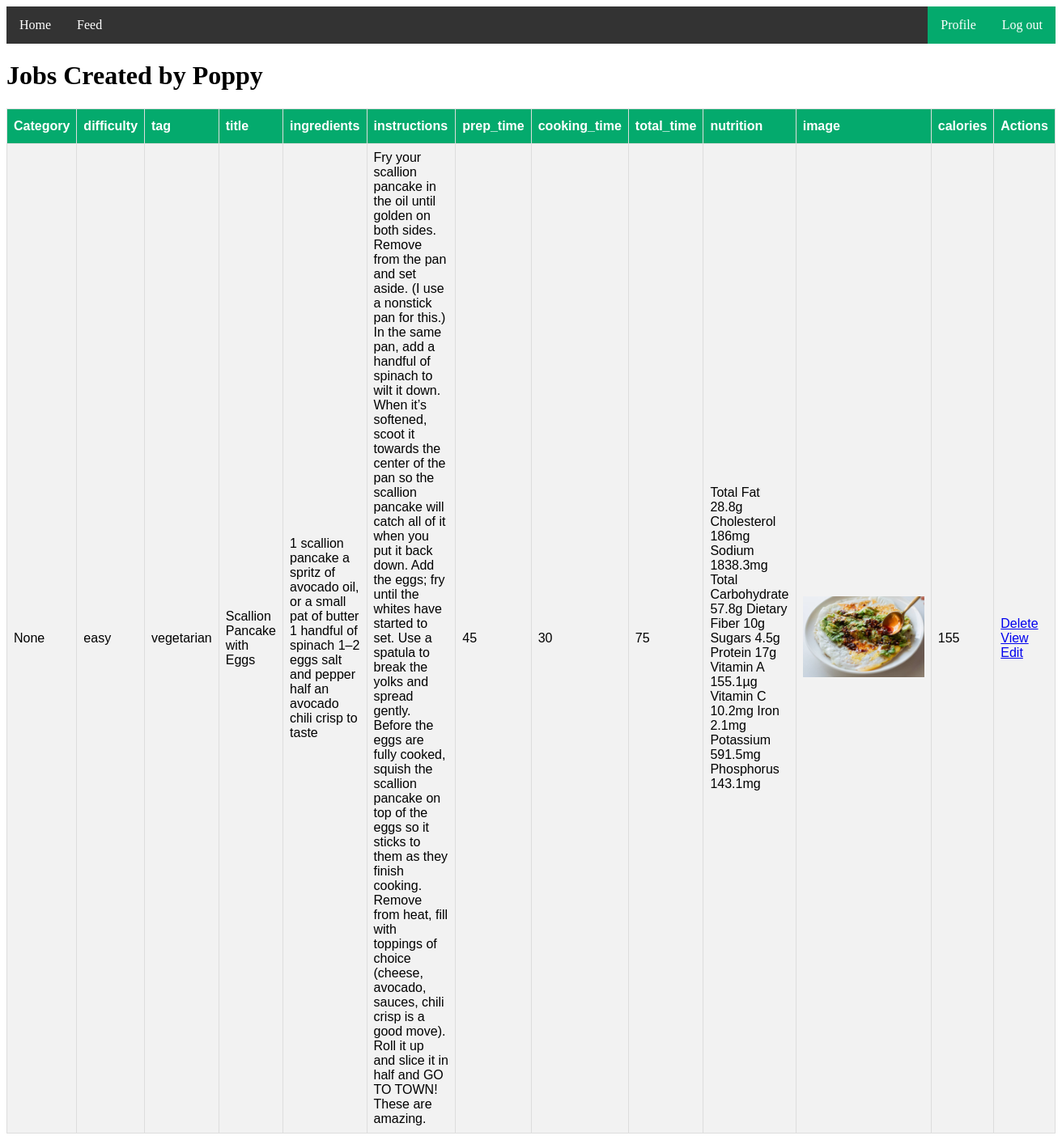
/createdRecipePage/ (signed in), run on the app's committed database.
### myApp/models.py (models this page shows, shortened)
class customUser(AbstractUser):
    USER=[
        ('creator','Creator'),
        ('viewers','Viewers'),
    ]
    user_type=models.CharField(choices=USER,max_length=100,null=True)
    Profile_Pic=models.ImageField(upload_to='Media/Profile_Pic',null=True)

class RecipeModel(models.Model):
    TAG=[
        ('vegetarian','Vegetarian'),
        ('non_Vegetarian','Non-Vegetarian')
    ]
    CATEGORY=[
        ('breakfast','Breakfast'),
        ('lunch','Lunch'),
        ('dinner','Dinner'),
    ]
    DIFFICULTY=[
        ('easy','Easy'),
        ('medium','Medium'),
        ('hard','Hard'),
    ]
    user=models.ForeignKey(customUser, on_delete=models.CASCADE, related_name='recipemodel')
    Category=models.CharField(choices=CATEGORY,max_length=100,null=True)
    difficulty=models.CharField(choices=DIFFICULTY,max_length=100,null=True)
    tag=models.CharField(choices=TAG,max_length=100,null=True)
    title=models.CharField(max_length=100,null=True)
    ingredients=models.TextField(null=True)
    instructions=models.TextField(null=True)
    prep_time=models.PositiveIntegerField(null=True)
    cooking_time=models.PositiveIntegerField(null=True)
    total_time=models.PositiveIntegerField(null=True)
    nutrition=models.TextField(null=True)
    image=models.ImageField(upload_to='Media/image' ,null=True)
    calories=models.PositiveIntegerField(null=True)

### myProject/views.py (the view)
# urls.py: path("createdRecipePage/", createdRecipePage, name="createdRecipePage"),
@login_required
def createdRecipePage(request):
    current_user=request.user
    recipe=RecipeModel.objects.filter()
    context= {
        'recipe': recipe
    }
    return render(request,"createdRecipePage.html",context)

### Template/createdRecipePage.html (shortened to what this page needs)
{% extends 'base.html' %}
{% block body %}
<!DOCTYPE html>
<html>
<head>
</head>
<body>
<h1>Jobs Created by  {{request.user.username}}</h1>
<table id="customers">
  <tr>
    <th>Category</th>
    <th>difficulty</th>
    <th>tag</th>
    <th>title</th>
    <th>ingredients</th>
    <th>instructions</th>
    <th>prep_time</th>
    <th>cooking_time</th>
    <th>total_time</th>
    <th>nutrition</th>
    <th>image</th>
    <th>calories</th>
    <th>Actions</th>
  </tr>
  {% for i in recipe %}
  <tr>
    <td>{{i.Category}}</td>
    <td>{{i.difficulty}}</td>
    <td>{{i.tag}}</td>
    <td>{{i.title}}</td>
    <td>{{i.ingredients}}</td>
    <td>{{i.instructions}}</td>
    <td>{{i.prep_time}}</td>
    <td>{{i.cooking_time}}</td>
    <td>{{i.total_time}}</td>
    <td>{{i.nutrition}}</td>
    <td>
        <img src="/{{i.image}}" height="100 px" alt="">
    </td>
    <td>{{i.calories}}</td>
    <td>
        <a href="{% url 'deleteRecioe' i.id %}">Delete</a>
        <a href="{% url 'viewRecipe' i.id %}">View</a>
        <a href="{% url 'editRecipe' i.id %}">Edit</a>
    </td>
  </tr>
  {% endfor %}
</table>
</body>
</html>
{% endblock body %}

### Template/createdRecipePage.html (style rules this page uses)
#customers { font-family: Arial, Helvetica, sans-serif; border-collapse: collapse; width: 100%; }
#customers td, #customers th { border: 1px solid #ddd; padding: 8px; }
#customers tr:nth-child(even) { background-color: #f2f2f2; }
#customers th { padding-top: 12px; padding-bottom: 12px; text-align: left; background-color: #04AA6D; color: white; }

### data on the page
customUser: user.username "Poppy"
RecipeModel: Category "None", difficulty "easy", tag "vegetarian", title "Scallion Pancake with Eggs", ingredients "1 scallion pancake a spritz of avocado oil, or a small pat of butter 1 handful of spinach 1–2 eggs salt and pepper half an avocado chili crisp to taste", instructions "Fry your scallion pancake in the oil until golden on both sides. Remove from the pan and set aside. (I use a nonstick pan for this.) In the same pan, add a handful of spinach to wilt it down. When it’s softened, scoot it towards the center of the pan so the scallion pancake will catch all of it when you put it back down. Add the eggs; fry until the whites have started to set. Use a spatula to break the yolks and spread gently. Before the eggs are fully cooked, squish the scallion pancake on top of the eggs so it sticks to them as they finish cooking. Remove from heat, fill with toppings of choice (cheese, avocado, sauces, chili crisp is a good move). Roll it up and slice it in half and GO…", prep_time "45", cooking_time "30", total_time "75", nutrition "Total Fat 28.8g Cholesterol 186mg Sodium 1838.3mg Total Carbohydrate 57.8g Dietary Fiber 10g Sugars 4.5g Protein 17g Vitamin A 155.1µg Vitamin C 10.2mg Iron 2.1mg Potassium 591.5mg Phosphorus 143.1mg", image (picture), calories "155"
